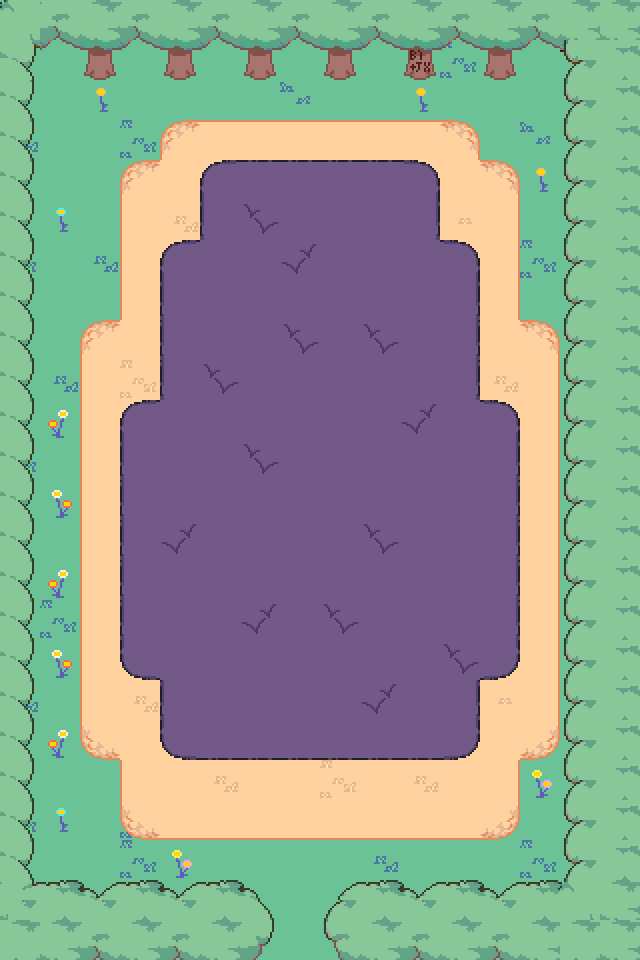

A level layout from a 2D game, rendered from its tile map. Below: a short description, then the map file with tile-grid data replaced by summaries:
An orthogonal 16x24 tile map with 40x40 px tiles, 5 tile layers (Tile Layer 1, Tile Layer 3, Tile Layer 2, Tile Layer 4, ...) and 13 objects (4x interactable, transition, chest, for2).

<map version="1.9" tiledversion="1.9.0" orientation="orthogonal" renderorder="right-down" width="16" height="24" tilewidth="40" tileheight="40" infinite="0" nextlayerid="9" nextobjectid="20">
 <editorsettings>
  <export target="data.lua" format="lua" />
 </editorsettings>
 <properties>
  <property name="border" value="deoxynn/forest" />
  <property name="light" type="bool" value="true" />
  <property name="music" value="deoxynn_forest" />
 </properties>
 <tileset firstgid="1" source="../../../tilesets/woods.tsx" />
 <layer id="1" name="Tile Layer 1" width="16" height="24">
  <data>[384 cells, 384 non-empty, 8 distinct tile ids]</data>
 </layer>
 <layer id="3" name="Tile Layer 3" width="16" height="24">
  <data>[384 cells, 203 non-empty, 13 distinct tile ids]</data>
 </layer>
 <layer id="2" name="Tile Layer 2" width="16" height="24">
  <data>[384 cells, 130 non-empty, 11 distinct tile ids]</data>
 </layer>
 <layer id="4" name="Tile Layer 4" width="16" height="24">
  <data>[384 cells, 122 non-empty, 23 distinct tile ids]</data>
 </layer>
 <objectgroup id="6" name="collision">
  <object id="1" x="0" y="0" width="640" height="80" />
  <object id="2" x="580" y="80" width="60" height="880" />
  <object id="3" x="0" y="80" width="20" height="880" />
  <object id="4" x="20" y="920" width="240" height="40" />
  <object id="5" x="340" y="920" width="280" height="40" />
  <object id="6" x="200" y="160">
   <polygon points="0,0 240,0 240,80 280,80 280,240 320,240 320,520 280,520 280,600 -40,600 -40,520 -80,520 -80,240 -40,240 -40,80 0,80" />
  </object>
 </objectgroup>
 <objectgroup id="7" name="objects">
  <object id="8" name="interactable" x="160" y="240" width="320" height="520">
   <properties>
    <property name="cutscene" value="deoxynn.lake_1" />
    <property name="once" type="bool" value="false" />
   </properties>
  </object>
  <object id="9" name="interactable" x="120" y="400" width="400" height="280">
   <properties>
    <property name="cutscene" value="deoxynn.lake_1" />
    <property name="once" type="bool" value="false" />
   </properties>
  </object>
  <object id="10" name="interactable" x="200" y="160" width="240" height="80">
   <properties>
    <property name="cutscene" value="deoxynn.lake_1" />
    <property name="once" type="bool" value="false" />
   </properties>
  </object>
  <object id="13" name="transition" x="260" y="940" width="80" height="20">
   <properties>
    <property name="map" value="deoxynn/forest_2" />
    <property name="marker" value="secret" />
   </properties>
  </object>
  <object id="16" name="chest" x="140" y="80">
   <properties>
    <property name="money" value="50" />
   </properties>
   <point />
  </object>
  <object id="18" name="interactable" x="400" y="40" width="40" height="40">
   <properties>
    <property name="cutscene" value="deoxynn.relation" />
    <property name="once" type="bool" value="false" />
   </properties>
  </object>
 </objectgroup>
 <objectgroup id="8" name="markers">
  <object id="11" name="for2" x="300" y="920">
   <point />
  </object>
 </objectgroup>
 <layer id="5" name="Tile Layer 5" width="16" height="24">
  <data>[384 cells, 122 non-empty, 22 distinct tile ids]</data>
 </layer>
</map>
